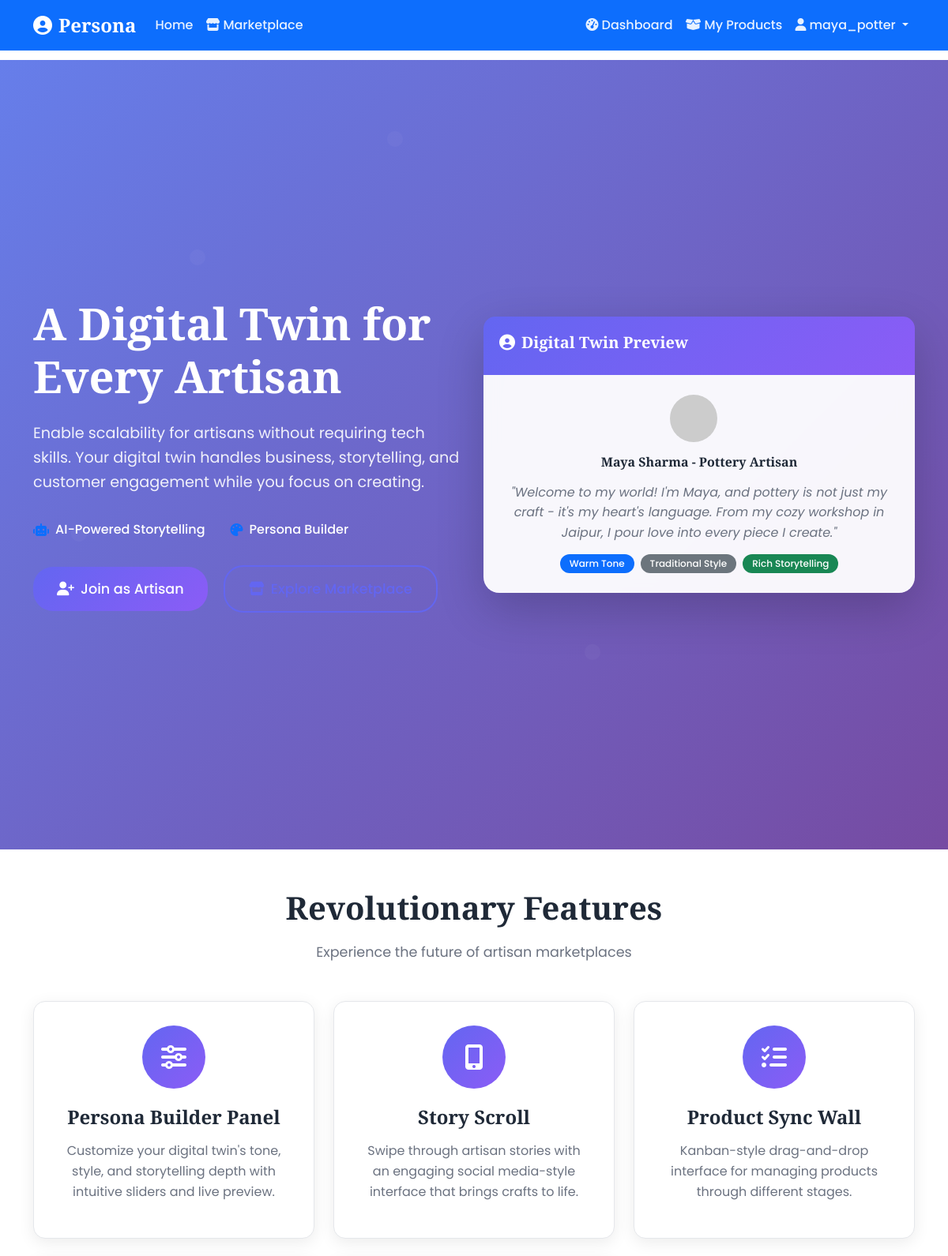
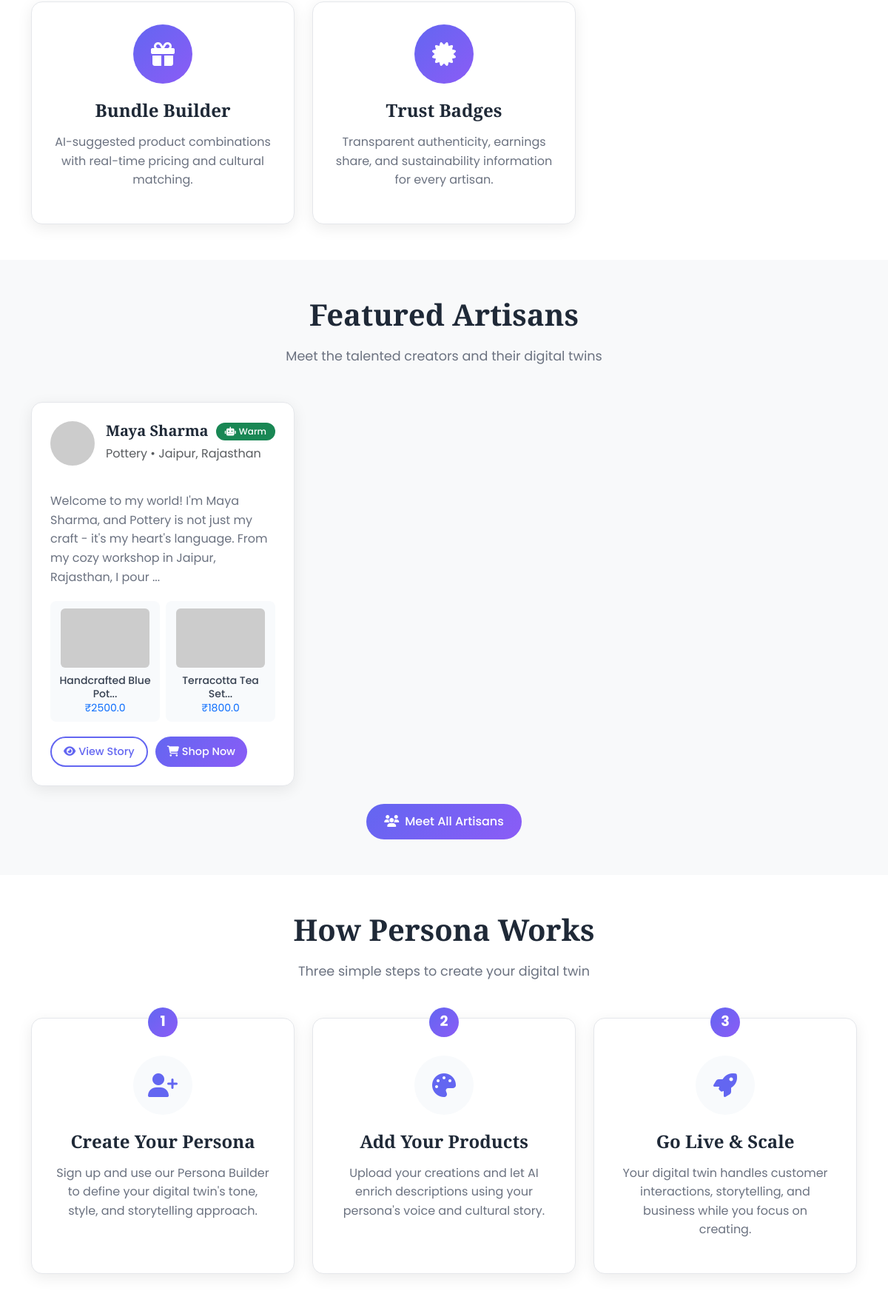
The app's page / (signed in, upper part) with its own data (2 pictures, top to bottom).
### app.py (models this page shows)
class User(db.Model):
    id = db.Column(db.Integer, primary_key=True)
    username = db.Column(db.String(80), unique=True, nullable=False)
    email = db.Column(db.String(120), unique=True, nullable=False)
    password_hash = db.Column(db.String(120), nullable=False)
    user_type = db.Column(db.String(20), nullable=False, default='customer')  # artisan, customer, admin
    created_at = db.Column(db.DateTime, default=datetime.utcnow)

class Artisan(db.Model):
    id = db.Column(db.Integer, primary_key=True)
    user_id = db.Column(db.Integer, db.ForeignKey('user.id'), nullable=False)
    name = db.Column(db.String(100), nullable=False)
    craft_type = db.Column(db.String(100), nullable=False)
    location = db.Column(db.String(100), nullable=False)
    photo = db.Column(db.String(200))
    bio = db.Column(db.Text)
    cultural_background = db.Column(db.Text)
    craft_history = db.Column(db.Text)
    created_at = db.Column(db.DateTime, default=datetime.utcnow)
    persona = db.relationship('Persona', backref='artisan', uselist=False)
    products = db.relationship('Product', backref='artisan', lazy=True)

class Persona(db.Model):
    id = db.Column(db.Integer, primary_key=True)
    artisan_id = db.Column(db.Integer, db.ForeignKey('artisan.id'), nullable=False)
    tone = db.Column(db.String(50), nullable=False)  # friendly, formal, poetic, warm
    style = db.Column(db.String(50), nullable=False)  # traditional, modern, artistic
    storytelling_depth = db.Column(db.Integer, default=5)  # 1-10 scale
    communication_style = db.Column(db.String(50), default='conversational')
    language_preference = db.Column(db.String(10), default='en')
    generated_bio = db.Column(db.Text)
    personality_traits = db.Column(db.Text)  # JSON string
    created_at = db.Column(db.DateTime, default=datetime.utcnow)

class Product(db.Model):
    id = db.Column(db.Integer, primary_key=True)
    artisan_id = db.Column(db.Integer, db.ForeignKey('artisan.id'), nullable=False)
    name = db.Column(db.String(200), nullable=False)
    description = db.Column(db.Text)
    ai_enriched_description = db.Column(db.Text)
    price = db.Column(db.Float, nullable=False)
    stock_quantity = db.Column(db.Integer, default=1)
    category = db.Column(db.String(100))
    images = db.Column(db.Text)  # JSON array of image paths
    status = db.Column(db.String(20), default='draft')  # draft, published, sold_out
    cultural_significance = db.Column(db.Text)
    creation_story = db.Column(db.Text)
    created_at = db.Column(db.DateTime, default=datetime.utcnow)

### app.py (the view)
@app.route('/')
def index():
    featured_artisans = db.session.query(Artisan).join(Product).filter(Product.status == 'published').limit(6).all()
    featured_products = Product.query.filter_by(status='published').limit(8).all()
    return render_template('index.html',
                         featured_artisans=featured_artisans,
                         featured_products=featured_products,
                         current_user=get_current_user())

### app.py (called while the page is built)
def is_logged_in():
    return 'user_id' in session

def get_current_user():
    if is_logged_in():
        return User.query.get(session['user_id'])
    return None

### templates/index.html (shortened to what this page needs)
{% extends "base.html" %}
{% block content %}
<section class="hero-section">
    <div class="container">
        <div class="row align-items-center min-vh-100">
            <div class="col-lg-6">
                <div class="hero-content">
                    <h1 class="hero-title">A Digital Twin for Every Artisan</h1>
                    <p class="hero-subtitle">Enable scalability for artisans without requiring tech skills. Your digital twin handles business, storytelling, and customer engagement while you focus on creating.</p>
                    <div class="hero-features">
                        <div class="feature-item">
                            <i class="fas fa-robot text-primary"></i>
                            <span>AI-Powered Storytelling</span>
                        </div>
                        <div class="feature-item">
                            <i class="fas fa-palette text-primary"></i>
                            <span>Persona Builder</span>
                        </div>
                    </div>
                    <div class="hero-actions">
                        <button class="btn btn-primary btn-lg me-3" onclick="showRegisterModal()">
                            <i class="fas fa-user-plus me-2"></i>Join as Artisan
                        </button>
                        <a href="{{ url_for('marketplace') }}" class="btn btn-outline-primary btn-lg">
                            <i class="fas fa-store me-2"></i>Explore Marketplace
                        </a>
                    </div>
                </div>
            </div>
            <div class="col-lg-6">
                <div class="hero-visual">
                    <div class="persona-preview-card">
                        <div class="card-header">
                            <h5><i class="fas fa-user-circle me-2"></i>Digital Twin Preview</h5>
                        </div>
                        <div class="card-body">
                            <div class="artisan-avatar">
                                <img src="https://via.placeholder.com/80x80/6366f1/ffffff?text=MA" alt="Maya" class="rounded-circle">
                            </div>
                            <h6>Maya Sharma - Pottery Artisan</h6>
                            <p class="persona-bio">"Welcome to my world! I'm Maya, and pottery is not just my craft - it's my heart's language. From my cozy workshop in Jaipur, I pour love into every piece I create."</p>
                            <div class="persona-traits">
                                <span class="badge bg-primary">Warm Tone</span>
                                <span class="badge bg-secondary">Traditional Style</span>
                                <span class="badge bg-success">Rich Storytelling</span>
                            </div>
                        </div>
                    </div>
                </div>
            </div>
        </div>
    </div>
</section>
<section class="features-section py-5">
    <div class="container">
        <div class="text-center mb-5">
            <h2 class="section-title">Revolutionary Features</h2>
            <p class="section-subtitle">Experience the future of artisan marketplaces</p>
        </div>
        <div class="row g-4">
            <div class="col-md-4">
                <div class="feature-card">
                    <div class="feature-icon">
                        <i class="fas fa-sliders-h"></i>
                    </div>
                    <h4>Persona Builder Panel</h4>
                    <p>Customize your digital twin's tone, style, and storytelling depth with intuitive sliders and live preview.</p>
                </div>
            </div>
            <div class="col-md-4">
                <div class="feature-card">
                    <div class="feature-icon">
                        <i class="fas fa-mobile-alt"></i>
                    </div>
                    <h4>Story Scroll</h4>
                    <p>Swipe through artisan stories with an engaging social media-style interface that brings crafts to life.</p>
                </div>
            </div>
            <div class="col-md-4">
                <div class="feature-card">
                    <div class="feature-icon">
                        <i class="fas fa-tasks"></i>
                    </div>
                    <h4>Product Sync Wall</h4>
                    <p>Kanban-style drag-and-drop interface for managing products through different stages.</p>
                </div>
            </div>
            <div class="col-md-4">
                <div class="feature-card">
                    <div class="feature-icon">
                        <i class="fas fa-gift"></i>
                    </div>
                    <h4>Bundle Builder</h4>
                    <p>AI-suggested product combinations with real-time pricing and cultural matching.</p>
                </div>
            </div>
            <div class="col-md-4">
                <div class="feature-card">
                    <div class="feature-icon">
                        <i class="fas fa-certificate"></i>
                    </div>
                    <h4>Trust Badges</h4>
                    <p>Transparent authenticity, earnings share, and sustainability information for every artisan.</p>
                </div>
            </div>
        </div>
    </div>
</section>
{% if featured_artisans %}
<section class="featured-artisans py-5 bg-light">
    <div class="container">
        <div class="text-center mb-5">
            <h2 class="section-title">Featured Artisans</h2>
            <p class="section-subtitle">Meet the talented creators and their digital twins</p>
        </div>
        <div class="row g-4">
            {% for artisan in featured_artisans %}
            <div class="col-lg-4 col-md-6">
                <div class="artisan-card">
                    <div class="artisan-header">
                        <div class="artisan-avatar">
                            <img src="https://via.placeholder.com/60x60/6366f1/ffffff?text={{ artisan.name[0] }}"
                                 alt="{{ artisan.name }}" class="rounded-circle">
                        </div>
                        <div class="artisan-info">
                            <h5>{{ artisan.name }}</h5>
                            <p class="text-muted">{{ artisan.craft_type }} • {{ artisan.location }}</p>
                        </div>
                        <div class="persona-indicator">
                            {% if artisan.persona %}
                                <span class="badge bg-success">
                                    <i class="fas fa-robot me-1"></i>{{ artisan.persona.tone.title() }}
                                </span>
                            {% endif %}
                        </div>
                    </div>
                    <div class="artisan-bio">
                        <p>{{ artisan.bio[:150] }}{% if artisan.bio|length > 150 %}...{% endif %}</p>
                    </div>
                    <div class="artisan-products">
                        <div class="row g-2">
                            {% for product in artisan.products[:2] %}
                            <div class="col-6">
                                <div class="product-mini">
                                    <img src="https://via.placeholder.com/120x80/f1f5f9/64748b?text={{ product.name[:3] }}"
                                         alt="{{ product.name }}" class="img-fluid rounded">
                                    <div class="product-info">
                                        <small class="fw-medium">{{ product.name[:20] }}...</small>
                                        <small class="text-primary">₹{{ product.price }}</small>
                                    </div>
                                </div>
                            </div>
                            {% endfor %}
                        </div>
                    </div>
                    <div class="artisan-actions">
                        <a href="{{ url_for('marketplace') }}?artisan={{ artisan.id }}" class="btn btn-outline-primary btn-sm">
                            <i class="fas fa-eye me-1"></i>View Story
                        </a>
                        <button class="btn btn-primary btn-sm">
                            <i class="fas fa-shopping-cart me-1"></i>Shop Now
                        </button>
                    </div>
                </div>
            </div>
            {% endfor %}
        </div>
        <div class="text-center mt-4">
            <a href="{{ url_for('marketplace') }}" class="btn btn-primary">
                <i class="fas fa-users me-2"></i>Meet All Artisans
            </a>
        </div>
    </div>
</section>
{% endif %}
<section class="how-it-works py-5">
    <div class="container">
        <div class="text-center mb-5">
            <h2 class="section-title">How Persona Works</h2>
            <p class="section-subtitle">Three simple steps to create your digital twin</p>
        </div>
        <div class="row g-4">
            <div class="col-md-4">
                <div class="step-card">
                    <div class="step-number">1</div>
                    <div class="step-icon">
                        <i class="fas fa-user-plus"></i>
                    </div>
                    <h4>Create Your Persona</h4>
                    <p>Sign up and use our Persona Builder to define your digital twin's tone, style, and storytelling approach.</p>
                </div>
            </div>
            <div class="col-md-4">
                <div class="step-card">
                    <div class="step-number">2</div>
                    <div class="step-icon">
                        <i class="fas fa-palette"></i>
                    </div>
                    <h4>Add Your Products</h4>
                    <p>Upload your creations and let AI enrich descriptions using your persona's voice and cultural story.</p>
                </div>
            </div>
            <div class="col-md-4">
                <div class="step-card">
                    <div class="step-number">3</div>
                    <div class="step-icon">
                        <i class="fas fa-rocket"></i>
                    </div>
                    <h4>Go Live & Scale</h4>
                    <p>Your digital twin handles customer interactions, storytelling, and business while you focus on creating.</p>
                </div>
            </div>
        </div>
    </div>
</section>
{% endblock %}

### templates/base.html (shortened to what this page needs)
<!DOCTYPE html>
<html lang="en">
<head>
    <link href="https://cdn.jsdelivr.net/npm/bootstrap@5.3.0/dist/css/bootstrap.min.css" rel="stylesheet">
    <link href="https://cdnjs.cloudflare.com/ajax/libs/font-awesome/6.4.0/css/all.min.css" rel="stylesheet">
    <link rel="stylesheet" href="{{ url_for('static', filename='css/style.css') }}">
</head>
<body>
    <nav class="navbar navbar-expand-lg navbar-dark bg-primary fixed-top">
        <div class="container">
            <a class="navbar-brand fw-bold" href="{{ url_for('index') }}">
                <i class="fas fa-user-circle me-2"></i>Persona
            </a>
            <div class="collapse navbar-collapse" id="navbarNav">
                <ul class="navbar-nav me-auto">
                    <li class="nav-item">
                        <a class="nav-link" href="{{ url_for('index') }}">Home</a>
                    </li>
                    <li class="nav-item">
                        <a class="nav-link" href="{{ url_for('marketplace', view='scroll') }}">
                            <i class="fas fa-store me-1"></i>Marketplace
                        </a>
                    </li>
                </ul>
                <ul class="navbar-nav">
                    {% if current_user %}
                        {% if current_user.user_type == 'artisan' %}
                            <li class="nav-item">
                                <a class="nav-link" href="{{ url_for('artisan_dashboard') }}">
                                    <i class="fas fa-tachometer-alt me-1"></i>Dashboard
                                </a>
                            </li>
                            <li class="nav-item">
                                <a class="nav-link" href="{{ url_for('my_products') }}">
                                    <i class="fas fa-box-open me-1"></i>My Products
                                </a>
                            </li>
                        {% endif %}
                        <li class="nav-item dropdown">
                            <a class="nav-link dropdown-toggle" href="#" role="button" data-bs-toggle="dropdown">
                                <i class="fas fa-user me-1"></i>{{ current_user.username }}
                            </a>
                        </li>
                    {% endif %}
                </ul>
            </div>
        </div>
    </nav>
    <main class="main-content">
        {% block content %}{% endblock %}
    </main>
</body>
</html>

### records on screen
User: username "maya_potter"
Artisan: name "Maya Sharma", craft_type "Pottery", location "Jaipur, Rajasthan", persona.tone "Warm", bio "Welcome to my world! I'm Maya Sharma, and Pottery is not just my craft - it's my heart's language. From my cozy workshop in Jaipur, Rajasthan, I pour"
Product: name "Handcrafted Blue Pot", price "2500.0"
Product: name "Terracotta Tea Set", price "1800.0"
